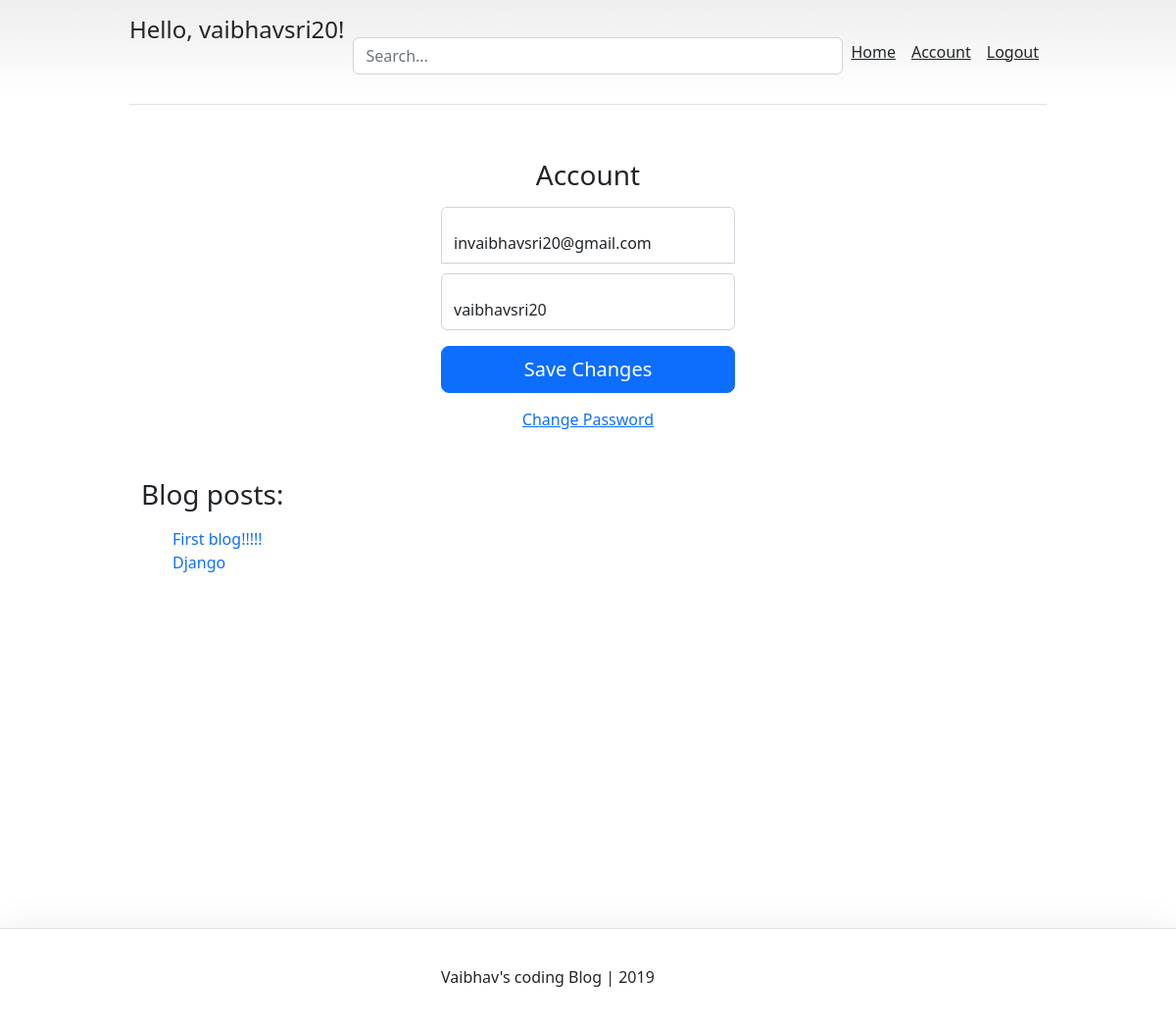
The app's page /account/ (signed in) with its own data.
### account/models.py (models this page shows, shortened)
class Account(AbstractBaseUser): #creating a custom user
	email					= models.EmailField(verbose_name='email',max_length=60, unique = True)
	username     			= models.CharField(max_length= 30,unique = True)
	date_joined				= models.DateTimeField(verbose_name='date joined',auto_now_add = True)
	last_login				= models.DateTimeField(verbose_name='last login',auto_now = True)
	is_admin				= models.BooleanField(default= False)
	is_active				= models.BooleanField(default= True)
	is_staff				= models.BooleanField(default= False)
	is_superviser			= models.BooleanField(default= False)
	USERNAME_FIELD          = 'email' # equate this variable with whatever you want the user to login with
	REQUIRED_FIELDS			= ['username'] #without which a user can't register
	objects = MyAccountManager() # To tell 'Account' where is the manager

### blog/models.py (models this page shows)
class BlogPost(models.Model):
	title					= models.CharField(max_length=50, null=False, blank=False) # a blog can't be null or blank
	body					= models.TextField(max_length=5000, null=False, blank=False) #blog body
	image					= models.ImageField(upload_to=upload_location, null= False, blank=False)
	date_published			= models.DateTimeField(auto_now_add=True, verbose_name="date published")
	date_updated			= models.DateTimeField(auto_now=True, verbose_name="date updated")
	author 					= models.ForeignKey(settings.AUTH_USER_MODEL, on_delete = models.CASCADE)
	slug 					= models.SlugField(blank=True, unique=True)
	def __str__(self):
		return self.title

### account/views.py (the view)
# urls.py: path('account/', account_view, name="account"),
def account_view(request):
	if not request.user.is_authenticated:
		return redirect("login")
	context = {}
	if request.POST:
		form = AccountUpdateForm(request.POST, instance=request.user)
		if form.is_valid():
			form.initial ={
				"email": request.POST['email'],
				"username": request.POST['username'],
			}
			form.save()
			context['success_message'] = 'Updated'
	else:
		form = AccountUpdateForm(
			initial={ #display the initial email/username before updating
				'email':request.user.email,
				'username':request.user.username,
			}
		)
	context['account_form'] = form
	blog_posts =BlogPost.objects.filter(author=request.user)
	context['blog_posts'] = blog_posts
	return render(request, 'account/account.html', context)

### account/forms.py (shortened to what this page needs)
class AccountUpdateForm(forms.ModelForm):
	class Meta:
		model = Account
		fields = ('email','username')

### account/templates/account/account.html (shortened to what this page needs)
{% extends "base.html" %}
{% block content %}
<main class="form-signin w-100 m-auto">
  <form method = "post">{% csrf_token %}
    <h1 class="h3 mb-3 fw-normal">Account</h1>
    <div class="form-floating">
      <input type="email" name = "email" class="form-control" id="inputEmail" placeholder="Email address" required autofocus value={{account_form.initial.email}}>
    </div>
    <div class="form-floating">
      <input type="text" name = 'username' class="form-control" id="inputUsername" placeholder="Username" required value={{account_form.initial.username}}>
    </div>
    <button class="w-100 btn btn-lg btn-primary" type="submit">Save Changes</button>
  </form>
</main>
<div class="d-flex flex-column">
	<a class="m-auto" href="{% url 'password_change' %}">Change Password</a>
</div>
<div class="container mt-4 p-4">
	<div class="row">
		<div class="blog-posts">
			<h3 class="mb-3 font-weight-normal">Blog posts:</h3>
			{% if blog_posts %}
			<ul>
				{% for post in blog_posts %}
					<a href="{% url 'blog:detail' post.slug %}" style="text-decoration: none;">
						<li class="list-group-item">{{post}}</li>
					</a>
				{% endfor %}
			</ul>
			{% else %}
			<p>You have no blog posts. Create a post<a href="{% url 'blog:create' %}">here</a>.</p>
			{% endif %}
		</div>
	</div>
</div>
{% endblock content %}

### Templates/snippets/header.html (shortened to what this page needs)
<link href="https://cdn.jsdelivr.net/npm/bootstrap@5.2.3/dist/css/bootstrap.min.css" rel="stylesheet">
<div class="container py-3">
  <header>
    <div class="d-flex flex-column flex-md-row align-items-center pb-3 mb-4 border-bottom">
    	<h5 class="my-0 mr-md-auto font-weight-normal">
        {% if request.user.is_authenticated %}
        	<span class="fs-4" ><p>Hello, {{request.user.username}}! &nbsp&nbsp</p></span>
        	{% endif %}
        </h5>
        <br>
        <div class="search-bar mt-sm-2 mr-2">
        	<form method="get">
        		<input type="text" class="form-control" name="q" id="id_q" placeholder="Search..." >
        	</form>
        </div>
	    <nav class="d-inline-flex mt-2 mt-md-0 ms-md-auto">
	        {% if request.user.is_authenticated %}
		        <a class="p-2 text-dark" href="{% url 'home' %}">Home</a>
		        <a class="p-2 text-dark" href="{% url 'account' %}">Account</a>
		        <a class="p-2 text-dark" href="{% url 'logout' %}">Logout</a>
			{% else %}
		        <a class="p-2 text-dark" href="{% url 'home' %}">Home</a>
		        <a class="p-2 text-dark" href="{% url 'register' %}">Register</a>
		        <a class="p-2 text-dark" href="{% url 'login' %}">Login</a>
			{% endif %}
	    </nav>
    </div>
  </header>
</div>

### Templates/snippets/header.html (style rules this page uses)
body { background-image: linear-gradient(180deg, #eee, #fff 100px, #fff); }
.container { max-width: 960px; }
.search-bar { max-width: 500px; width: 100%; }
form { width:100%; }

### Templates/snippets/base_css.html (style rules this page uses)
body { background-color: rgba(255, 99, 71, 0.2); }

### account/templates/account/account.html (style rules this page uses)
.form-signin { max-width: 330px; padding: 15px; }
.form-signin input[type="email"] { margin-bottom: 10px; border-bottom-right-radius: 0; border-bottom-left-radius: 0; }
.h3 { text-align:center; }

### records on screen
Account: user.username "vaibhavsri20", email "invaibhavsri20@gmail.com", username "vaibhavsri20"
BlogPost: title "First blog!!!!!"
BlogPost: title "Django"
